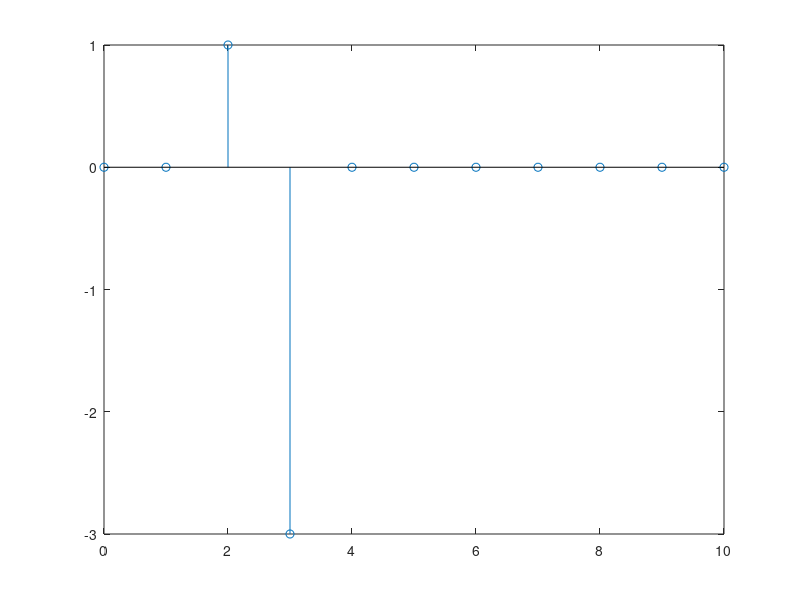

The MATLAB source for this figure:
function rot2911
n1=0;
n2=10;
n=n1:n2;
x=imseq(2,n1,n2)-3*imseq(3,n1,n2);
stem(n,x);
end
function x=imseq(n0,n1,n2)
n=n1:n2;
x=(n-n0)==0;
end